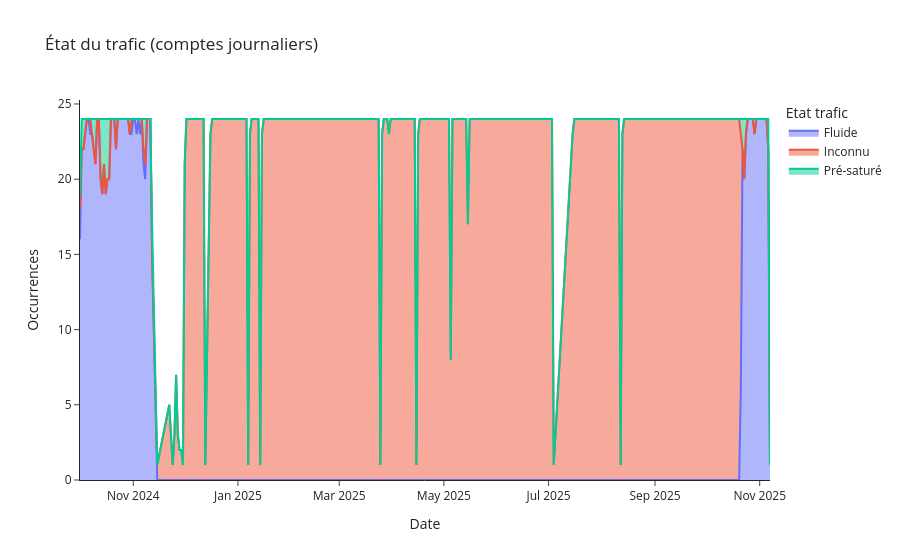

Notebook source saved alongside this figure:
### Code cell
etat_jour = (df_axe
             .assign(jour=pd.to_datetime(df_axe['date']))
             .groupby(['jour','Etat trafic'], as_index=False)
             .size())

fig = px.area(
    etat_jour, x='jour', y='size', color='Etat trafic',
    title=f"État du trafic (comptes journaliers)",
    labels={'jour':'Date','size':'Occurrences'}
)
fig.update_layout(template='simple_white', hovermode='x unified')
fig.show()
